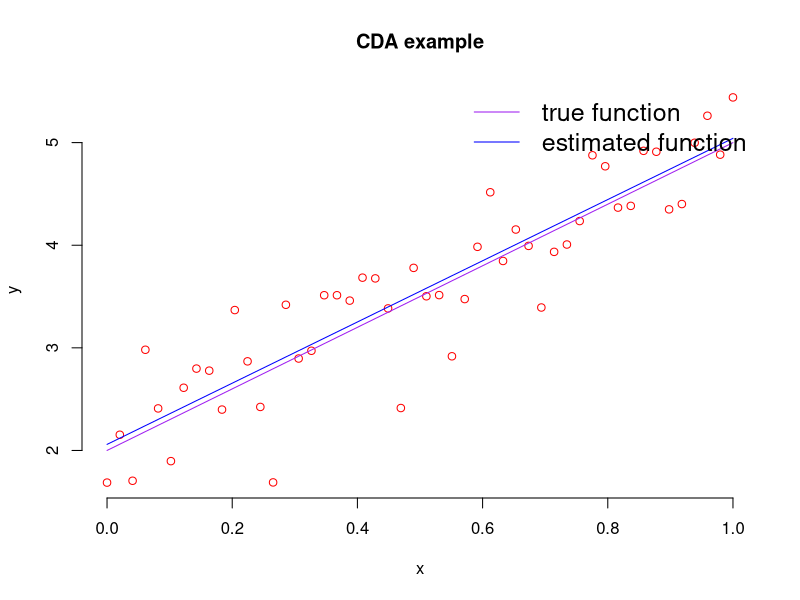

Write the R code that produced this figure.
# CDA code (Simple Linear Regression : beta = (beta_0, beta_1))
CDA_lm = function(x,y,max_iter=1000,epsilon=1e-5)
{
   # x,y : n x 1 vector, n= sample size
   # add intercept
   B = cbind(1,x)  # basis(1,x)
   J = ncol(B)  # number of basis
   
   # initialization
   beta = rep(0,J)  # initial value of beta
   BB = colSums(B^2)   # sum of B^2
   residuals = y   # initial value of residuals
   RSS = sum(residuals)/J
   
   #CDA
   for(r in 1 : max_iter){
      cat(r,"th CDA","\n")
      for(j in 1:J){
         partical_residuals = residuals + beta[j] * B[,j]
         beta[j] = sum(partical_residuals * B[,j]) / BB[j]
         residuals = partical_residuals - beta[j] * B[,j]
         cat(j,"the beta = ",beta,"\n")
      }
      update_RSS = sum(residuals^2) / J
      if(abs(update_RSS - RSS) <= epsilon)   # stopping rule
         break
      else
         RSS = update_RSS
   }
   fitted_values = y - residuals
   # list of result
   results = list()
   results$coefficients = beta
   results$fitted_values = fitted_values
   results$residuals = residuals
   results$iteration = r   # number of cycle
   results$n = length(y)
   results$p = J - 1
   return(results)
}

# example 
set.seed(1)
n = 50
x = seq(0,1,length.out = n)
f = 2 + 3 * x
y = f + rnorm(n, sd = 0.5)

# fit
fit_CDA <- CDA_lm(x, y)
plot(x,y,bty="n",col="red",cex=1) #bty : 박스 종류 col : 색, cex : 점 크기 pch : point 종류
t
lines(x,f,col="purple") # 실제 선
lines(x,fit_CDA$fitted_values,col="blue") # 코딩결과 선
title("CDA example")
legend("topright",legend=c("true function","estimated function"),
       col=c("purple","blue"), lty=c(1,1) ,cex=1.5
       ,bty="n") # cex: 크기